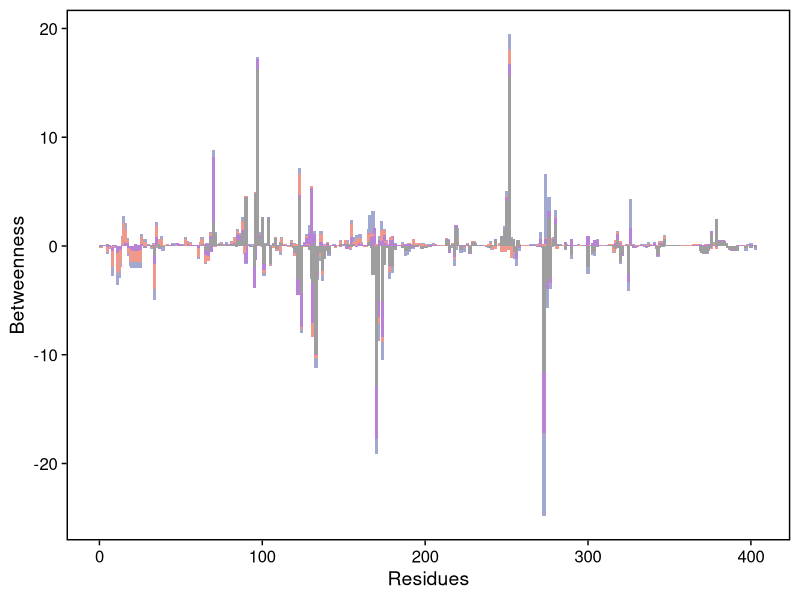
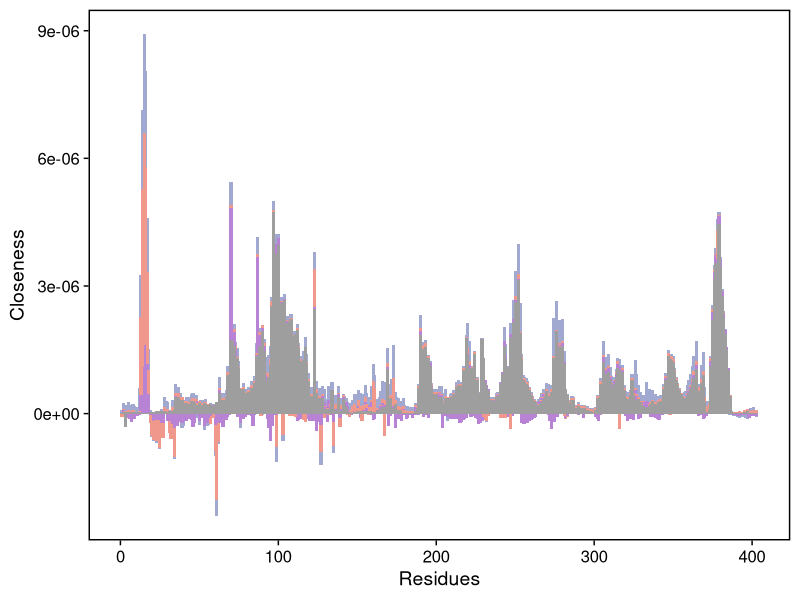
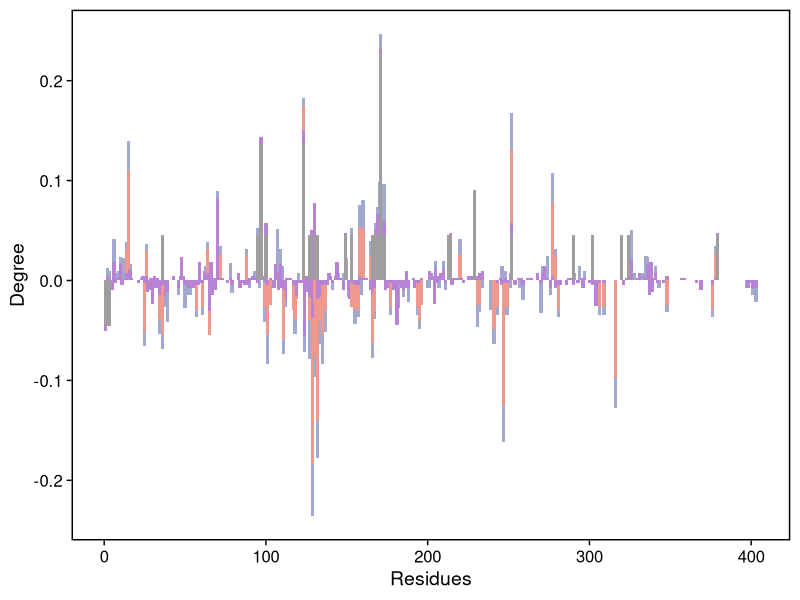
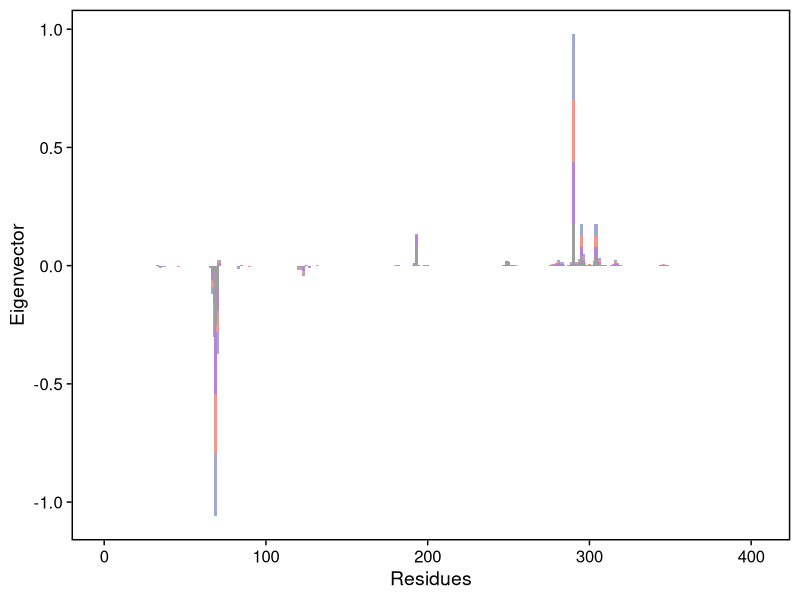
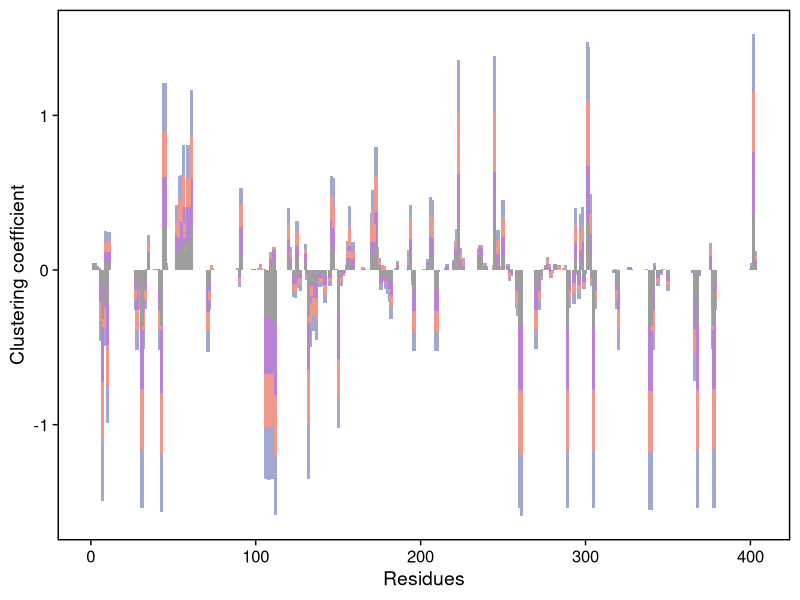

Here is the R script that generated these plots, in order: (Note: this script raises an error after producing the figures.)
## ---- chunk 1
rm(list = ls())
## ---- chunk 2
library(cowplot)
library(ggplot2)
data <- read.table("../data/itasser-AAN-feature.txt",sep="\t",header=TRUE)
## ---- chunk 3
betweenness <- data[,c(1,2,7)]
p1 <- ggplot(betweenness,aes(x=POSITION,y=scale(Betweenness),fill=Disease)) + geom_bar(stat = 'identity',width = 2)+xlab("Residues")+ylab("Betweenness")+ theme_cowplot() + theme(axis.line = element_blank(),panel.border = element_rect(linetype = 'solid', colour = 'black',fill = NA,size = 1),legend.position="none") + scale_fill_manual(values=c('#A1A9D0','#F0988C','#B883D4','#9E9E9E'))

closeness <- data[,c(1,3,7)]
p2 <- ggplot(closeness,aes(x=POSITION,y=Closeness,fill=Disease)) + geom_bar(stat = 'identity',width = 2)+xlab("Residues")+ylab("Closeness")+ theme_cowplot() + theme(axis.line = element_blank(),panel.border = element_rect(linetype = 'solid', colour = 'black',fill = NA,size = 1),legend.position="none") + scale_fill_manual(values=c('#A1A9D0','#F0988C','#B883D4','#9E9E9E'))

degree <- data[,c(1,4,7)]
p3 <- ggplot(degree,aes(x=POSITION,y=Degree,fill=Disease)) + geom_bar(stat = 'identity',width = 2)+xlab("Residues")+ylab("Degree")+ theme_cowplot() + theme(axis.line = element_blank(),panel.border = element_rect(linetype = 'solid', colour = 'black',fill = NA,size = 1),legend.position="none") + scale_fill_manual(values=c('#A1A9D0','#F0988C','#B883D4','#9E9E9E'))

evcent <- data[,c(1,5,7)]
p4 <- ggplot(evcent,aes(x=POSITION,y=Eigenvector,fill=Disease)) + geom_bar(stat = 'identity',width = 2)+xlab("Residues")+ylab("Eigenvector")+ theme_cowplot() + theme(axis.line = element_blank(),panel.border = element_rect(linetype = 'solid', colour = 'black',fill = NA,size = 1),legend.position="none") + scale_fill_manual(values=c('#A1A9D0','#F0988C','#B883D4','#9E9E9E'))

transitivity <- data[,c(1,6,7)]
p5 <- ggplot(transitivity,aes(x=POSITION,y=Clustering_coefficient,fill=Disease)) + geom_bar(stat = 'identity',width = 2)+xlab("Residues")+ylab("Clustering coefficient")+ theme_cowplot() + theme(axis.line = element_blank(),panel.border = element_rect(linetype = 'solid', colour = 'black',fill = NA,size = 1),legend.position="none") + scale_fill_manual(values=c('#A1A9D0','#F0988C','#B883D4','#9E9E9E'))
## ---- chunk 4
ggsave(p1, file="../Figures/氨基酸网络构建/betweenness.jpg", 
       width = 9, height=4, dpi=1200)
ggsave(p2, file="../Figures/氨基酸网络构建/closeness.jpg", 
       width = 9, height=4, dpi=1200)
ggsave(p3, file="../Figures/氨基酸网络构建/degree.jpg", 
       width = 9, height=4, dpi=1200)
ggsave(p4, file="../Figures/氨基酸网络构建/evcent.jpg", 
       width = 9, height=4, dpi=1200)
ggsave(p5, file="../Figures/氨基酸网络构建/clustering.jpg", 
       width = 9, height=4, dpi=1200)
## ---- chunk 5
betweenness <- data[,c(1,2,7)]
Betweenness <- scale(betweenness[,2])
betweenness <- betweenness[,-2]
# five categories
betweenness <- cbind(betweenness,Betweenness)
closeness <- data[,c(1,3,7)]
degree <- data[,c(1,4,7)]
evcent <- data[,c(1,5,7)]
transitivity <- data[,c(1,6,7)]
## ---- chunk 6
library(ggpubr)
pv6 <- ggplot(betweenness, aes(x=factor(Disease, levels=c("ASD", "Cancer", "ASD_Cancer", "Control")), y=Betweenness, fill = Disease, color = Disease)) +
  geom_violin(trim=FALSE) +
  geom_boxplot(width=0.2, fill="white", color="black") +
  scale_fill_manual(values=c('#A1A9D0','#F0988C','#B883D4','#9E9E9E'),limits=c("ASD", "Cancer", 'ASD_Cancer', 'Control')) +
  scale_color_manual(values=c('#A1A9D0','#F0988C','#B883D4','#9E9E9E'),limits=c("ASD", "Cancer", 'ASD_Cancer', 'Control')) +
  labs(x="Disease", y="betweenness", fill="Disease") +
  theme_minimal()
my_comparisons <- list(c("ASD", "Cancer"), c('ASD', 'ASD_Cancer'), c("ASD", "Control"), c( 'Cancer','ASD_Cancer'), c('Cancer', 'Control'), c('ASD_Cancer','Control'))
#pv6 <- pv6 + scale_y_continuous(limits = c(-0.01,0.045))
pv6 <- pv6 + theme(legend.position = "none",panel.grid = element_blank())
pv6 <- pv6 + stat_compare_means(comparisons = my_comparisons,
                       #label.y = c(0.03,0.033,0.036,0.039,0.042,0.045),
                       method = "wilcox.test")
pv6 <- pv6 + theme(axis.line = element_line(color = "black"),
                 panel.grid.major = element_blank(),
                 panel.grid.minor = element_blank())

## ---- chunk 7
library(ggpubr)
pv7 <- ggplot(closeness, aes(x=factor(Disease, levels=c("ASD", "Cancer", "ASD_Cancer", "Control")), y=Closeness, fill = Disease, color = Disease)) +
  geom_violin(trim=FALSE) +
  geom_boxplot(width=0.2, fill="white", color="black") +
  scale_fill_manual(values=c('#A1A9D0','#F0988C','#B883D4','#9E9E9E'),limits=c("ASD", "Cancer", 'ASD_Cancer', 'Control')) +
  scale_color_manual(values=c('#A1A9D0','#F0988C','#B883D4','#9E9E9E'),limits=c("ASD", "Cancer", 'ASD_Cancer', 'Control')) +
  labs(x="Disease", y="Closeness", fill="Disease") +
  theme_minimal()
my_comparisons <- list(c("ASD", "Cancer"), c('ASD', 'ASD_Cancer'), c("ASD", "Control"), c( 'Cancer','ASD_Cancer'), c('Cancer', 'Control'), c('ASD_Cancer','Control'))
#pv6 <- pv6 + scale_y_continuous(limits = c(-0.01,0.045))
pv7 <- pv7 + theme(legend.position = "none",panel.grid = element_blank())
pv7 <- pv7 + stat_compare_means(comparisons = my_comparisons,
                       #label.y = c(0.03,0.033,0.036,0.039,0.042,0.045),
                       method = "wilcox.test")
pv7 <- pv7 + theme(axis.line = element_line(color = "black"),
                 panel.grid.major = element_blank(),
                 panel.grid.minor = element_blank())

## ---- chunk 8
library(ggpubr)
pv8 <- ggplot(degree, aes(x=factor(Disease, levels=c("ASD", "Cancer", "ASD_Cancer", "Control")), y=Degree, fill = Disease, color = Disease)) +
  geom_violin(trim=FALSE) +
  geom_boxplot(width=0.2, fill="white", color="black") +
  scale_fill_manual(values=c('#A1A9D0','#F0988C','#B883D4','#9E9E9E'),limits=c("ASD", "Cancer", 'ASD_Cancer', 'Control')) +
  scale_color_manual(values=c('#A1A9D0','#F0988C','#B883D4','#9E9E9E'),limits=c("ASD", "Cancer", 'ASD_Cancer', 'Control')) +
  labs(x="Disease", y="Degree", fill="Disease") +
  theme_minimal()
my_comparisons <- list(c("ASD", "Cancer"), c('ASD', 'ASD_Cancer'), c("ASD", "Control"), c( 'Cancer','ASD_Cancer'), c('Cancer', 'Control'), c('ASD_Cancer','Control'))
#pv6 <- pv6 + scale_y_continuous(limits = c(-0.01,0.045))
pv8 <- pv8 + theme(legend.position = "none",panel.grid = element_blank())
pv8 <- pv8 + stat_compare_means(comparisons = my_comparisons,
                       #label.y = c(0.03,0.033,0.036,0.039,0.042,0.045),
                       method = "wilcox.test")
pv8 <- pv8 + theme(axis.line = element_line(color = "black"),
                 panel.grid.major = element_blank(),
                 panel.grid.minor = element_blank())

## ---- chunk 9
library(ggpubr)
pv9 <- ggplot(evcent, aes(x=factor(Disease, levels=c("ASD", "Cancer", "ASD_Cancer", "Control")), y=Eigenvector, fill = Disease, color = Disease)) +
  geom_violin(trim=FALSE) +
  geom_boxplot(width=0.2, fill="white", color="black") +
  scale_fill_manual(values=c('#A1A9D0','#F0988C','#B883D4','#9E9E9E'),limits=c("ASD", "Cancer", 'ASD_Cancer', 'Control')) +
  scale_color_manual(values=c('#A1A9D0','#F0988C','#B883D4','#9E9E9E'),limits=c("ASD", "Cancer", 'ASD_Cancer', 'Control')) +
  labs(x="Disease", y="Evcent", fill="Disease") +
  theme_minimal()
my_comparisons <- list(c("ASD", "Cancer"), c('ASD', 'ASD_Cancer'), c("ASD", "Control"), c( 'Cancer','ASD_Cancer'), c('Cancer', 'Control'), c('ASD_Cancer','Control'))
#pv6 <- pv6 + scale_y_continuous(limits = c(-0.01,0.045))
pv9 <- pv9 + theme(legend.position = "none",panel.grid = element_blank())
pv9 <- pv9 + stat_compare_means(comparisons = my_comparisons,
                       #label.y = c(0.03,0.033,0.036,0.039,0.042,0.045),
                       method = "wilcox.test")
pv9 <- pv9 + theme(axis.line = element_line(color = "black"),
                 panel.grid.major = element_blank(),
                 panel.grid.minor = element_blank())

## ---- chunk 10
library(ggpubr)
pv10 <- ggplot(transitivity, aes(x=factor(Disease, levels=c("ASD", "Cancer", "ASD_Cancer", "Control")), y=Clustering_coefficient, fill = Disease, color = Disease)) +
  geom_violin(trim=FALSE) +
  geom_boxplot(width=0.2, fill="white", color="black") +
  scale_fill_manual(values=c('#A1A9D0','#F0988C','#B883D4','#9E9E9E'),limits=c("ASD", "Cancer", 'ASD_Cancer', 'Control')) +
  scale_color_manual(values=c('#A1A9D0','#F0988C','#B883D4','#9E9E9E'),limits=c("ASD", "Cancer", 'ASD_Cancer', 'Control')) +
  labs(x="Disease", y="Transitivity", fill="Disease") +
  theme_minimal()
my_comparisons <- list(c("ASD", "Cancer"), c('ASD', 'ASD_Cancer'), c("ASD", "Control"), c( 'Cancer','ASD_Cancer'), c('Cancer', 'Control'), c('ASD_Cancer','Control'))
#pv6 <- pv6 + scale_y_continuous(limits = c(-0.01,0.045))
pv10 <- pv10 + theme(legend.position = "none",panel.grid = element_blank())
pv10 <- pv10 + stat_compare_means(comparisons = my_comparisons,
                       #label.y = c(0.03,0.033,0.036,0.039,0.042,0.045),
                       method = "wilcox.test")
pv10 <- pv10 + theme(axis.line = element_line(color = "black"),
                 panel.grid.major = element_blank(),
                 panel.grid.minor = element_blank())

## ---- chunk 11
ggsave <- ggsave(pv6,filename = "Figures/氨基酸网络构建/betweenness_violin.jpg",width = 4,height = 4,dpi = 1200)
ggsave <- ggsave(pv7,filename = "Figures/氨基酸网络构建/closeness_violin.jpg",width =4 ,height = 4,dpi = 1200)
ggsave <- ggsave(pv8,filename = "Figures/氨基酸网络构建/degree_violin.jpg",width = 4,height = 4,dpi = 1200)
ggsave <- ggsave(pv9,filename = "Figures/氨基酸网络构建/evcent_violin.jpg",width = 4,height = 4,dpi = 1200)
ggsave <- ggsave(pv10,filename = "Figures/氨基酸网络构建/clustering_violin.jpg",width = 4,height = 4,dpi = 1200)
